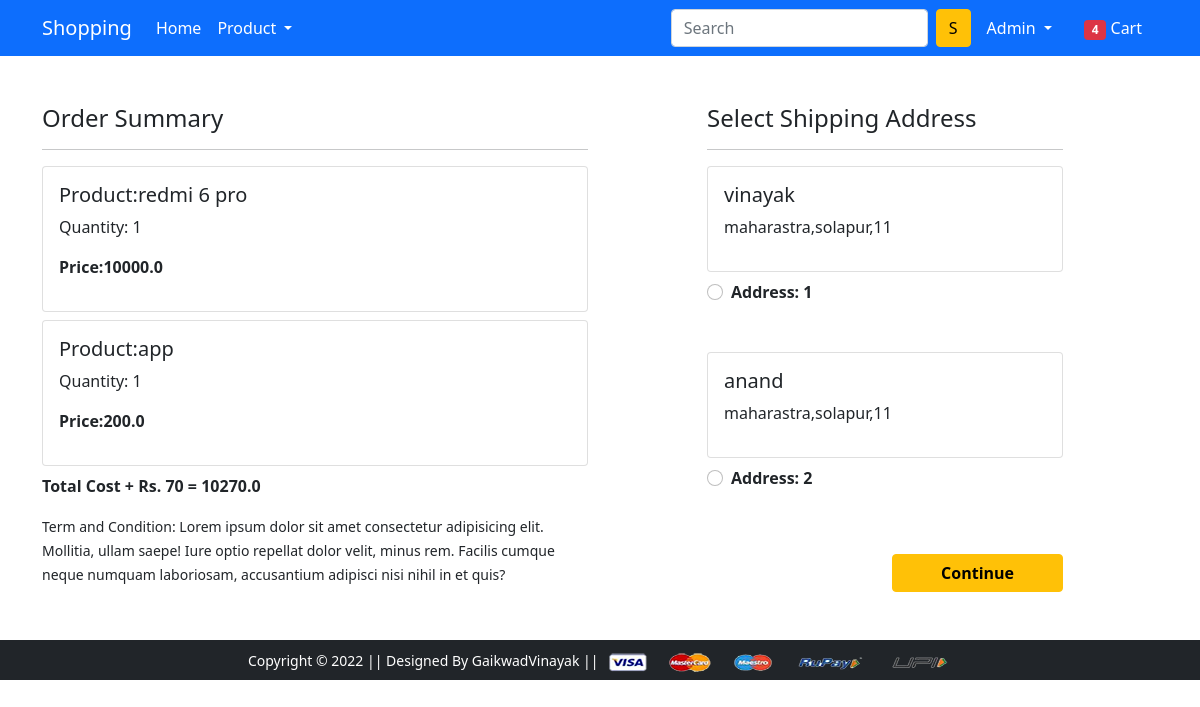
Screenshot of /checkout/ (signed in) with the database file from the repository.
### data/models.py (models this page shows, shortened)
class Cart(models.Model):
    user=models.ForeignKey(User,on_delete=models.CASCADE)
    product=models.ForeignKey(Product,on_delete=models.CASCADE)
    quantity=models.PositiveIntegerField(default=1)

class Product(models.Model):
    title=models.CharField(max_length=100)
    selling_price=models.FloatField()
    discounted_price=models.FloatField()
    discripition=models.TextField()
    brand=models.CharField(max_length=100)
    category=models.CharField(choices=CATEGORY_CHOICES,max_length=5)
    product_img=models.ImageField(upload_to='product_img')

class Customer(models.Model):
    user=models.ForeignKey(User,on_delete=models.PROTECT)
    name=models.CharField(max_length=20)
    address=models.CharField(max_length=20)
    address_2=models.CharField(max_length=20)
    city=models.CharField(max_length=20)
    state=models.CharField(choices=STATE_CHOICE,max_length=100)
    pin_code=models.IntegerField()

### data/views.py (the view)
# urls.py: path('checkout/', views.checkout, name='checkout'),
def checkout(request):
    user=request.user
    address=Customer.objects.filter(user=user)
    cart=Cart.objects.filter(user=user)
    amount=0.0
    shipping_amount=70.0
    total_amount=0.0
    cart_product=[p for p in Cart.objects.all() if p.user==user]
    if cart_product:
            for p in cart_product:
                tempamount=(p.quantity*p.product.selling_price)
                amount +=tempamount
            total_amount=amount+shipping_amount
    return render(request, 'app/checkout.html',{'cart':cart,'add':address,'total_amount':total_amount})

### data/templates/app/checkout.html (shortened to what this page needs)
{% extends 'app/base.html' %}
{% load static %}
{% block main-content %}
<div class="container">
 <div class="row mt-5">
  <div class="col-sm-6">
    <h4>Order Summary</h4>
    <hr>
    {% for cart in cart %}
      <div class="card mb-2">
        <div class="card-body">
          <h5>Product:{{cart.product.title}}</h5>
          <p>Quantity: {{cart.quantity}}</p>
          <p class="fw-bold">Price:{{cart.product.selling_price}}</p>
        </div>
      </div>
      {% endfor %}
      <p class='fw-bold'>Total Cost + Rs. 70 = {{total_amount}}</p>
    <small>Term and Condition: Lorem ipsum dolor sit amet consectetur adipisicing elit. Mollitia, ullam saepe! Iure optio repellat dolor velit, minus rem. Facilis cumque neque numquam laboriosam, accusantium adipisci nisi nihil in et quis?</small>
  </div>
  <div class="col-sm-4 offset-sm-1">
    <h4>Select Shipping Address</h4>
    <hr>
    <form action="">
      {% for add in add %}
      <div class="card">
        <div class="card-body">
        <h5>{{add.name}}</h5>
        <p>{{add.state}},{{add.address}},{{add.pin_code}}</p>
        </div>
      </div>
        <div class="form-check mt-2 mb-5">
          <input class="form-check-input" type="radio" value="" name='custid' id='custadd{{forloop.counter}} value='add.id'>
          <label class="form-check-label fw-bold" for="">
            Address: {{forloop.counter}}</label>
        </div>
        {% endfor %}
        <div class="text-end">
          <button type="submit" class="btn btn-warning mt-3 px-5 fw-bold">Continue</button>
        </div>
      </form>
    </div>
  </div>
</div>
{% endblock main-content %}

### data/templates/app/base.html (shortened to what this page needs)
<!doctype html>
{% load static %}
<html lang="en">
  <head>
    <link href="https://cdn.jsdelivr.net/npm/bootstrap@5.0.0-beta1/dist/css/bootstrap.min.css" rel="stylesheet">
    <link rel="stylesheet" href="{% static 'app/css/owl.carousel.min.css' %}">
    <link rel="stylesheet" href="{% static 'app/css/all.min.css' %}">
    <link rel="stylesheet" href="{% static 'app/css/style.css' %}">
  </head>
  <body>
    <nav class="navbar navbar-expand-lg navbar-dark bg-primary">
     <div class="container">
       <a class="navbar-brand" href="/">Shopping</a>
       <div class="collapse navbar-collapse" id="navbarSupportedContent">
         <ul class="navbar-nav me-auto mb-2 mb-lg-0">
           <li class="nav-item">
             <a class="nav-link active" aria-current="page" href="/">Home</a>
           </li>
           <li class="nav-item dropdown">
             <a class="nav-link dropdown-toggle text-white" href="#" id="electronicsDropdown" role="button" data-bs-toggle="dropdown" aria-expanded="false">
              Product
             </a>
           </li>
         </ul>
         <form class="d-flex">
           <input class="form-control me-2" type="search" placeholder="Search" aria-label="Search">
           <button class="btn btn-warning" type="submit">S</button>
         </form>
         <div>
          <ul class="navbar-nav me-auto mb-2 mb-lg-0">
            {% if request.user.is_authenticated %}
           <li class="nav-item dropdown mx-2">
              <a class="nav-link dropdown-toggle text-white" href="#" id="profileDropdown" role="button" data-bs-toggle="dropdown" aria-expanded="false">
                {{request.user.username|capfirst}}
              </a>
            </li>
            <li class="nav-item mx-2">
             <a href="{% url 'showcart' %}" class="nav-link text-white"><span class="badge bg-danger">4</span> Cart </a>
            </li>
          {% endif %}
         </div>
       </div>
     </div>
    </nav>
    {% block main-content %} {% endblock main-content %}
    <footer class="container-fluid bg-dark text-center p-2 mt-5">
        <small class="text-white">Copyright &copy; 2022 || Designed By GaikwadVinayak || </small>
        <img src="{% static 'app/images/payment.png' %}" alt="" srcset="" class="img-fluid" height="2px">
    </footer>
  </body>
</html>

### rows the page displays
Cart: product "redmi 6 pro", quantity "1", product.selling_price "10000.0"
Cart: product "app", quantity "1", product.selling_price "200.0"
Customer: name "vinayak", state "maharastra", address "solapur", pin_code "11"
Customer: name "anand", state "maharastra", address "solapur", pin_code "11"

### other values shown
{{ request.user.username|capfirst }} "Admin"
{{ total_amount }} "10270.0"
